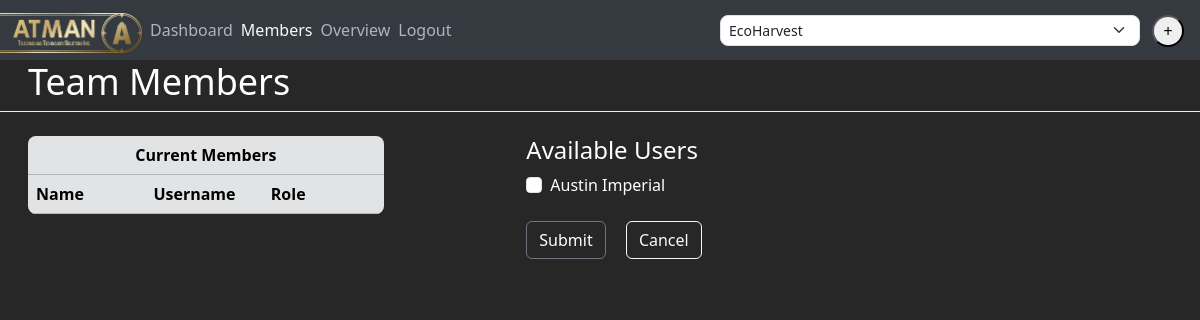
Before: /add_member (signed in) with the older database file.
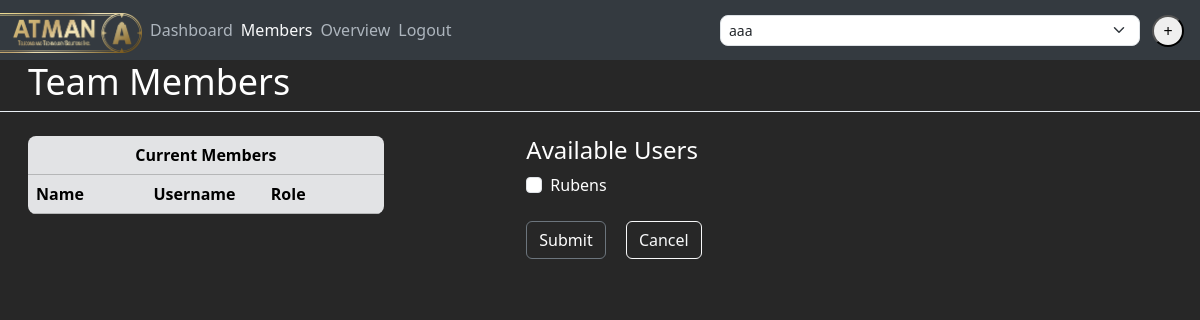
After: the same page with the newer database file.
### PMApp/models.py (models this page shows, shortened)
class User(models.Model):
    class sType(models.TextChoices):
        EXECUTIVE = "X", _("Executive")
        MANAGER = "M", _("Manager")
        EMPLOYEE = "Em", _("Employee")
    user_id = models.SmallAutoField(primary_key=True)
    name = models.CharField(max_length=255)
    username = models.CharField(max_length=255)
    password = models.BinaryField()
    staff_type = models.CharField(max_length=2, choices=sType, default=sType.EMPLOYEE)

### PMApp/views.py (the view)
# urls.py: path("add_member", views.add_member, name="add_member"),
def add_member(request):
    project_id = request.session["current_project_id"]
    if (request.method=="POST"):
        members = request.POST.getlist('member')
        try:
            project_obj = Project.objects.get(project_id = project_id)
        except:
            raise Http404("Project does not exist")
        for member in members:
            new_user = User.objects.get(user_id = member)
            new_member = Member.objects.create(
                user = new_user,
                project = project_obj
            )
        return redirect("view_members")
    else:
        members = Member.objects.filter(project__project_id = project_id)
        users = User.objects.exclude(user_id__in = members.values_list('user__user_id'))
        return render(request, "add_member.html", {
            "users": users, "members": members
        })

### PMApp/context_processors.py (called while the page is built)
def projects_processor(request):
    projects = Project.objects.all()
    return {"projects": projects}

### PMApp/templates/add_member.html (shortened to what this page needs)
{% extends 'base.html' %}
{% load static %}
{% block navbar %}
      <li class="navbar-item"><a class="me-2" style="color: ADB5BD; text-decoration: none;" href="{% url 'dashboard' %}">Dashboard</a></li>
      <li class="navbar-item"><a class="me-2" style="color: F8F9FA; text-decoration: none;" href="{% url 'view_members' %}">Members</a></li>
      <li class="navbar-item"><a class="me-2" style="color: ADB5BD; text-decoration: none;" href="{% url 'view_project' %}">Overview</a></li>
      <li><a class="mr-2" style="color: ADB5BD; text-decoration: none;" href="{% url "logout" %}">Logout</a></li>
{% endblock %}
{% block content %}
<div style="color: WHITE;">
  <form action="{% url "add_member" %}" method="POST"> {% csrf_token %}
    <div class="row ms-3">
      <div class="col">
        <h1> Team Members </h1>
      </div>
      <div class="col">
      </div>
    </div>
    <div class="mb-3" style="height: 1px; background-color: #EAEFF5;"></div>
    <div class="row mt-4 ms-3">
      <div class="col-5 scrollable">
        <table class="table table-striped rounded-3 overflow-hidden" style="width: 75%;">
          <thead class="table table-secondary table-striped">
            <tr>
              <th colspan="3" style="text-align: center"> Current Members </th>
            </tr>
            <tr>
              <th scope="col" style="width: 33%">Name</th>
              <th scope="col" style="width: 33%">Username</th>
              <th scope="col" style="width: 34%">Role</th>
            </tr>
          </thead>
        </table>
      </div>
      <div class="col scrollable">
        <div class="col">
          <h3> Available Users </h3>
        </div>
        {% for user in users %}
          <div class="form-check">
            <input class="form-check-input" type="checkbox" value="{{ user.user_id }}" name="member">
            <label class="form-check-label">
              {{user.name}}
            </label>
          </div>
        {% endfor %}
        <div class="col">
          <div class="mt-4">
            <input class="btn me-3 btn-outline-secondary" style="color: WHITE;" type="submit">
            <a href="{% url 'view_members' %}">
              <button class="btn btn-outline-light me-3" type="button">Cancel</button>
            </a>
          </div>
        </div>
      </div>
    </div>
  </form>
</div>
{% endblock %}

Changed rows visible on the page:
removed User: name "Austin Imperial"
added User: name "Rubens"
Other visible differences:
form field project_selector: "EcoHarvest" → "aaa"
